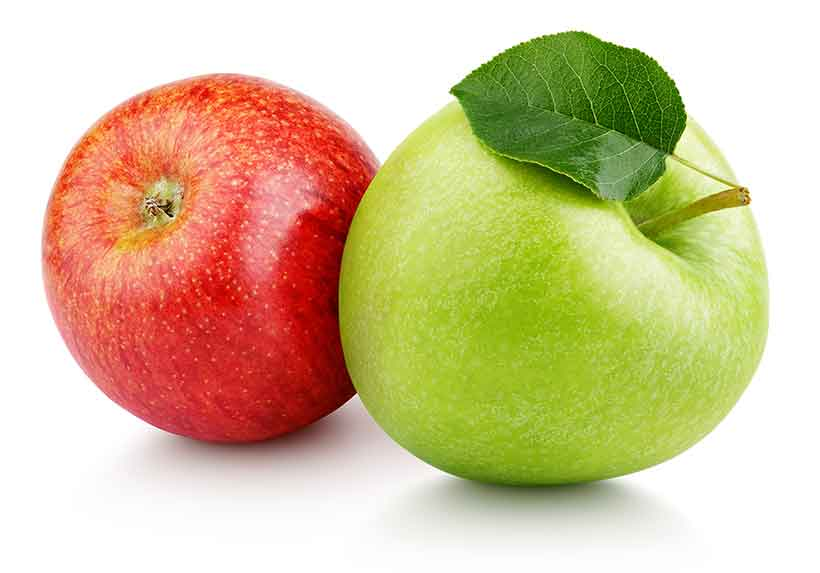
#> input picture img/fruit.jpg, 820 x 573 px
$ python Tutorial06.py
#> lines starting #> are read from the running program, lines starting #| are printed output that depends on the picture
import cv2

# Aim : Cropping the image

img = cv2.imread("img/fruit.jpg")
#> img is the input picture: shape (573, 820, 3); mean B, G, R 153, 194.2, 212.5


CropImg = img[100:300, 200:400] # slicing image : height x width
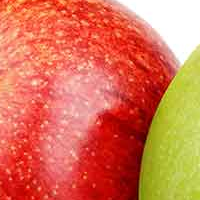
#> CropImg: shape (200, 200, 3); mean B, G, R 82.6, 114.1, 217.5
cv2.imshow("cropped image",CropImg)
cv2.waitKey(0)

$ run again, with img/line.png saved as img/fruit.jpg
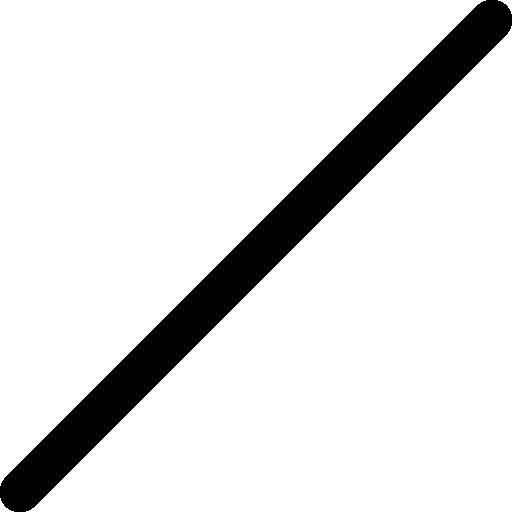
#> input picture img/line.png, 512 x 512 px
#> img is the input picture: shape (512, 512, 3); min 0, max 255, mean 226.6
#> `CropImg = img[100:300, 200:400]`:
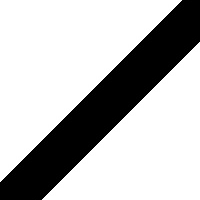
#> CropImg: shape (200, 200, 3); min 0, max 255, mean 186.3
